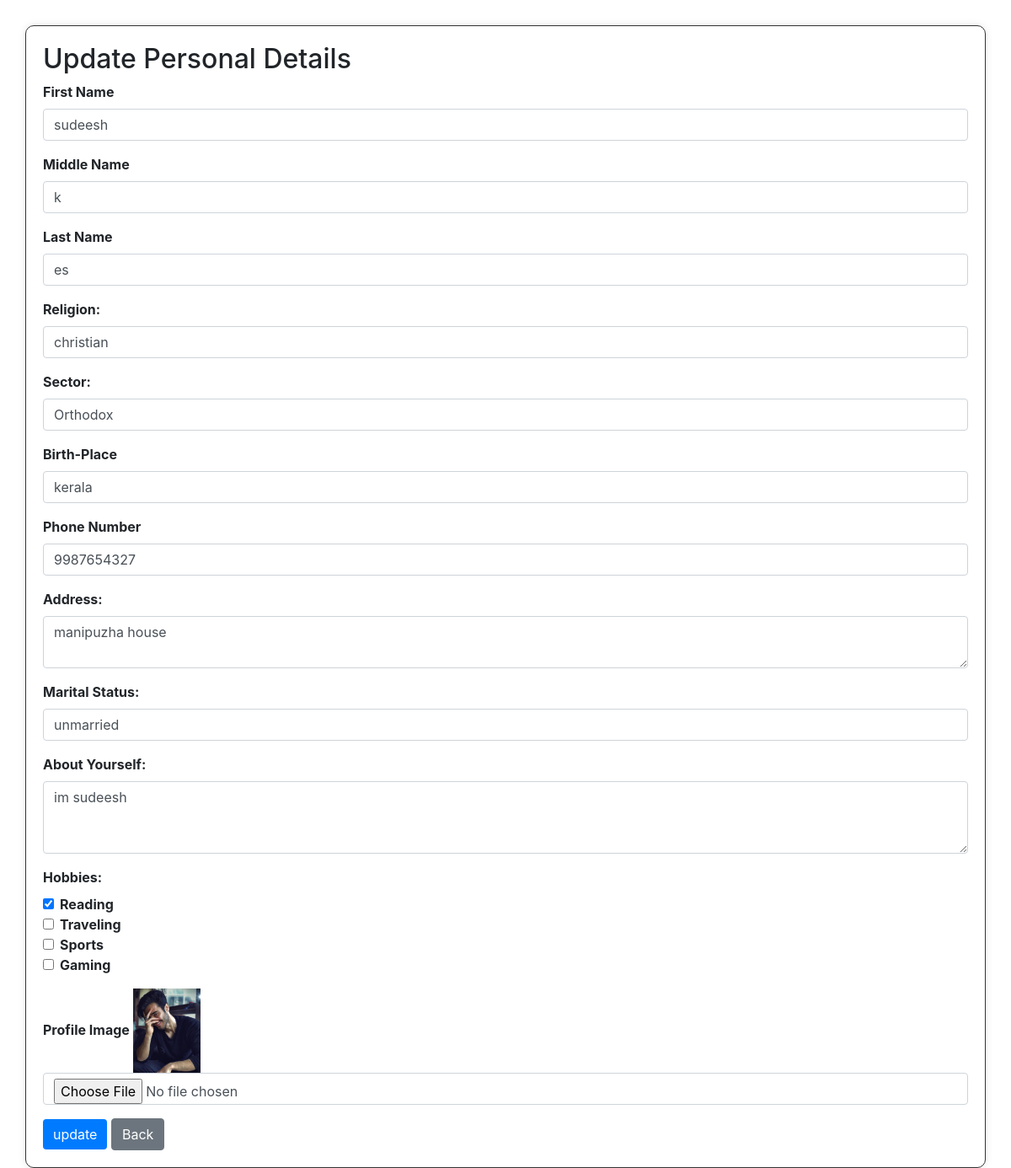
The app's page /matrimony/update_personaldetails (signed in) with its own data.
### matrimony/models.py (models this page shows, shortened)
class PersonalDetails(models.Model):
    user = models.OneToOneField(User, on_delete=models.CASCADE)  # Create a one-to-one relationship with the User model
    first_name = models.CharField(max_length=100)
    middle_name = models.CharField(max_length=100,blank=True, null=True)
    last_name = models.CharField(max_length=100)
    gender = models.CharField(max_length=10)
    birth_place = models.CharField(max_length=100)
    address = models.CharField(max_length=100)
    date_of_birth = models.DateField()
    blood_group = models.CharField(max_length=10)
    phone_number = models.CharField(max_length=15,unique=True)
    profile_image = models.ImageField(upload_to='profile_images/', blank=True, null=True)  # Define the profile image field
    mother_tongue = models.CharField(max_length=100)
    religion = models.CharField(max_length=100)
    sector = models.CharField(max_length=100)
    perso_fill = models.BooleanField(default=False)
    marital_status = models.CharField(max_length=100)
    about_you = models.TextField(blank=True)
    aadhar_card = models.FileField(upload_to='aadhar_cards/', blank=True, null=True)
    aadhar_valid = models.BooleanField(default=True)
    hobbies = models.ManyToManyField(Hobby, blank=True,null=True)

class Hobby(models.Model):
    name = models.CharField(max_length=255)

### matrimony/views.py (the view)
# urls.py: path('update_personaldetails', views.update_personaldetails, name='update_personaldetails'),
@never_cache
@login_required(login_url='accounts:login')
def update_personaldetails(request):
    personal_details = PersonalDetails.objects.get(user=request.user)
    hobbies = Hobby.objects.all()  # Assuming Hobby is the model for hobbies
    if request.method == 'POST':
        form = PersonalDetailsUpdateForm(request.POST, request.FILES, instance=personal_details)
        if form.is_valid():
            try:
                updated_personal_details = form.save(commit=False)
                form.save_m2m()
                updated_personal_details.save()
                return redirect('matrimony:myprofile')
            except IntegrityError as e:
                print(f"Error saving form: {e}")
        else:
            print(form.errors)
    else:
        form = PersonalDetailsUpdateForm(instance=personal_details)
    context = {
        'form': form,
        'hobbies': hobbies,
        'personal_details': personal_details,  # Include personal_details in the context
    }
    return render(request, 'matrimony/update_personaldetails.html', context)

### matrimony/forms.py
class PersonalDetailsUpdateForm(PersonalDetailsForm):
    class Meta:
        model = PersonalDetails
        exclude = ['user', 'date_of_birth', 'gender', 'mother_tongue', 'blood_group', 'perso_fill']
    hobbies = forms.ModelMultipleChoiceField(
        queryset=Hobby.objects.all(),
        widget=forms.CheckboxSelectMultiple,
        required=False,
    )
    profile_image = forms.ImageField(
        required=False,
        validators=[FileExtensionValidator(['png', 'jpg', 'jpeg'])]
    )

### matrimony/templates/matrimony/update_personaldetails.html (shortened to what this page needs)
<!DOCTYPE html>
<html lang="en">
<head>
    <!DOCTYPE html>
    <link rel="stylesheet" href="https://maxcdn.bootstrapcdn.com/bootstrap/4.5.2/css/bootstrap.min.css">
</head>
<body>
</body>
</html>
<body>
    <div class="container">
        <h2> Update Personal Details</h2>
        <form method="post" action="{% url 'matrimony:update_personaldetails' %}" enctype="multipart/form-data">
            <div class="form-group">
                <label for="firstName">First Name</label>
                <input type="text" class="form-control" id="firstName" name="first_name" placeholder="Enter your first name" required value="{{ form.first_name.value }}">
            </div>
            <div class="form-group">
                <label for="middleName">Middle Name</label>
                <input type="text" class="form-control" id="middleName" name="middle_name" placeholder="Enter your middle name" value="{{ form.middle_name.value }}">
            </div>
            <div class="form-group">
                <label for="lastName">Last Name</label>
                <input type="text" class="form-control" id="lastName" name="last_name" placeholder="Enter your last name" value="{{ form.last_name.value }}">
            </div>
            <div class="form-group">
                <label for="religion">Religion:</label>
                <input type="text" class="form-control" id="religion" name="religion" placeholder="Enter your religion" value="{{ form.religion.value }}">
            </div>
            <div class="form-group">
                <label for="sector">Sector:</label>
                <input type="text" class="form-control" id="sector" name="sector" placeholder="Enter your sector" value="{{ form.sector.value }}">
            </div>
            <div class="form-group">
                <label for="birthPlace">Birth-Place</label>
                <input type="text" class="form-control" id="birthPlace" name="birth_place" placeholder="Enter your birth place" value="{{ form.birth_place.value }}">
            </div>
            <div class="form-group">
                <label for="phone">Phone Number</label>
                <input type="tel" class="form-control" id="phone" name="phone_number" placeholder="Enter your phone number" value="{{ form.phone_number.value }}">
            </div>
            <div class="form-group">
                <label for="Address">Address:</label>
                <textarea class="form-control" id="address" name="address" placeholder="Enter your address">{{ form.address.value }}</textarea>
            </div>
            <div class="form-group">
                <label for="maritalstatus">Marital Status:</label>
                <input type="text" class="form-control" id="maritalstatus" name="marital_status" value="{{ form.marital_status.value }}">
            </div>
            <div class="form-group">
                <label for="aboutyourself">About Yourself:</label>
                <textarea class="form-control" id="aboutyourself" name="about_you" rows="3">{{ form.about_you.value }}</textarea>
            </div>
            <div class="form-group">
                <label>Hobbies:</label>
                {% for hobby in hobbies %}
                    <div class="form-check">
                        <input class="form-check-input" type="checkbox" id="hobby_{{ hobby.id }}" name="hobbies" value="{{ hobby.id }}"
                               {% if hobby in form.hobbies.all or hobby in personal_details.hobbies.all %}checked{% endif %}>
                        <label class="form-check-label" for="hobby_{{ hobby.id }}">
                            {{ hobby.name }}
                        </label>
                    </div>
                {% endfor %}
            </div>
            <div class="form-group">
                <label for="profileImage">Profile Image</label>
                {% if form.instance.profile_image %}
                    <img src="{{ form.instance.profile_image.url }}" alt="Profile Image" style="max-width: 100px; max-height: 100px;">
                {% endif %}
                <input type="file" class="form-control" id="profileImage" name="profile_image" accept="image/*">
            </div>
            <button type="submit" class="btn btn-primary">update</button>
            <a href="{% url 'matrimony:myprofile' %}" class="btn btn-secondary">Back</a>
        </form>
    </div>
</body>
</html>

### matrimony/templates/matrimony/update_personaldetails.html (style rules this page uses)
.container { margin-top: 30px; border: 1px solid #333; border-radius: 10px; padding: 20px; box-shadow: 0 0 10px rgba(0, 0, 0, 0.1); }
.form-group label { font-weight: bold; }
.btn-primary { background-color: #007BFF; border: none; }

### records on screen
PersonalDetails: first_name "sudeesh", last_name "es", religion "christian", sector "Orthodox", birth_place "kerala", phone_number "9987654327", address "manipuzha house", marital_status "unmarried", about_you "im sudeesh", instance.profile_image (picture)
Hobby: hobbies "☑", name "Reading"
Hobby: name "Traveling"
Hobby: name "Sports"
Hobby: name "Gaming"
